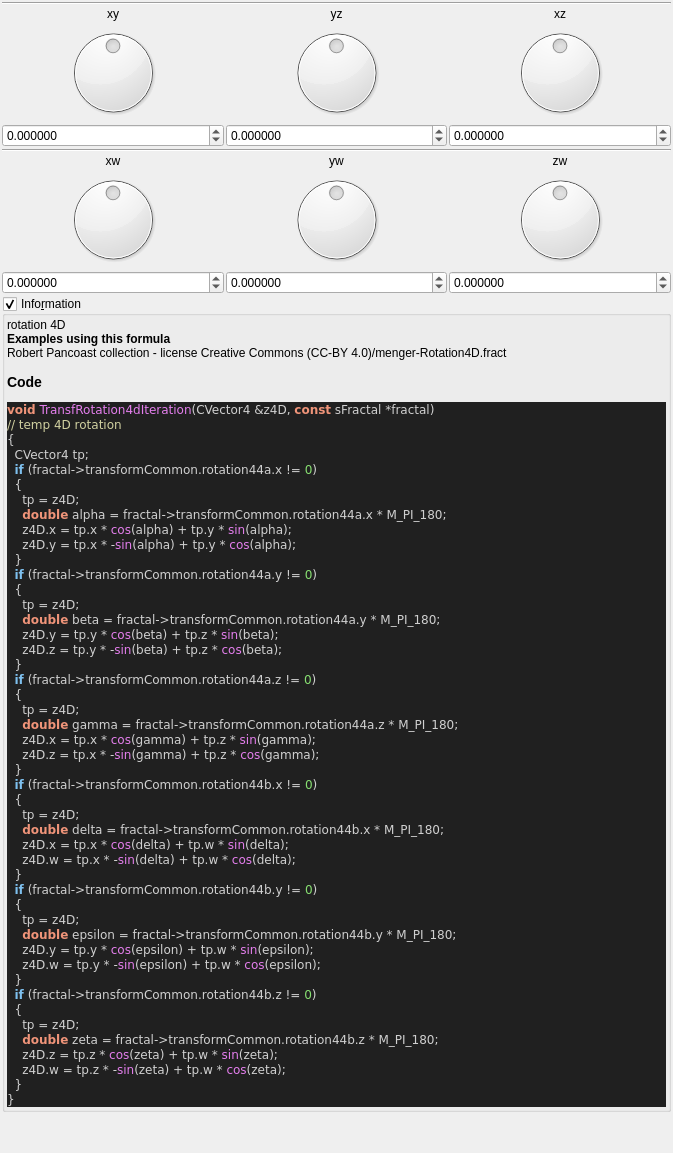
 <widget class="QWidget" name="Form">
  <property name="geometry">
   <rect>
    <x>0</x>
    <y>0</y>
    <width>673</width>
    <height>1153</height>
   </rect>
  </property>
  <property name="windowTitle">
   <string notr="true">transf_rotation4d</string>
  </property>
  <layout class="QVBoxLayout" name="verticalLayout">
   <property name="spacing">
    <number>2</number>
   </property>
   <property name="leftMargin">
    <number>2</number>
   </property>
   <property name="topMargin">
    <number>2</number>
   </property>
   <property name="rightMargin">
    <number>2</number>
   </property>
   <property name="bottomMargin">
    <number>2</number>
   </property>
   <item>
    <layout class="QGridLayout" name="gridLayout_11">
     <property name="spacing">
      <number>2</number>
     </property>
     <item row="2" column="2">
      <widget class="QLabel" name="label_37">
       <property name="text">
        <string notr="true">xz</string>
       </property>
       <property name="alignment">
        <set>Qt::AlignCenter</set>
       </property>
      </widget>
     </item>
     <item row="2" column="1">
      <widget class="QLabel" name="label_38">
       <property name="text">
        <string notr="true">yz</string>
       </property>
       <property name="alignment">
        <set>Qt::AlignCenter</set>
       </property>
      </widget>
     </item>
     <item row="4" column="0">
      <widget class="MyDoubleSpinBox" name="spinboxd3_transf_rotation44a_x">
       <property name="sizePolicy">
        <sizepolicy hsizetype="Minimum" vsizetype="Maximum">
         <horstretch>0</horstretch>
         <verstretch>0</verstretch>
        </sizepolicy>
       </property>
       <property name="prefix">
        <string/>
       </property>
       <property name="suffix">
        <string/>
       </property>
       <property name="decimals">
        <number>6</number>
       </property>
       <property name="minimum">
        <double>-180.000000000000000</double>
       </property>
       <property name="maximum">
        <double>180.000000000000000</double>
       </property>
       <property name="singleStep">
        <double>1.000000000000000</double>
       </property>
      </widget>
     </item>
     <item row="3" column="0">
      <widget class="QDial" name="dial3_transf_rotation44a_x">
       <property name="minimum">
        <number>-18000</number>
       </property>
       <property name="maximum">
        <number>18000</number>
       </property>
       <property name="wrapping">
        <bool>true</bool>
       </property>
      </widget>
     </item>
     <item row="4" column="2">
      <widget class="MyDoubleSpinBox" name="spinboxd3_transf_rotation44a_z">
       <property name="sizePolicy">
        <sizepolicy hsizetype="Minimum" vsizetype="Maximum">
         <horstretch>0</horstretch>
         <verstretch>0</verstretch>
        </sizepolicy>
       </property>
       <property name="prefix">
        <string/>
       </property>
       <property name="suffix">
        <string/>
       </property>
       <property name="decimals">
        <number>6</number>
       </property>
       <property name="minimum">
        <double>-180.000000000000000</double>
       </property>
       <property name="maximum">
        <double>180.000000000000000</double>
       </property>
       <property name="singleStep">
        <double>1.000000000000000</double>
       </property>
      </widget>
     </item>
     <item row="4" column="1">
      <widget class="MyDoubleSpinBox" name="spinboxd3_transf_rotation44a_y">
       <property name="sizePolicy">
        <sizepolicy hsizetype="Minimum" vsizetype="Maximum">
         <horstretch>0</horstretch>
         <verstretch>0</verstretch>
        </sizepolicy>
       </property>
       <property name="prefix">
        <string/>
       </property>
       <property name="suffix">
        <string/>
       </property>
       <property name="decimals">
        <number>6</number>
       </property>
       <property name="minimum">
        <double>-180.000000000000000</double>
       </property>
       <property name="maximum">
        <double>180.000000000000000</double>
       </property>
       <property name="singleStep">
        <double>1.000000000000000</double>
       </property>
      </widget>
     </item>
     <item row="0" column="0" colspan="3">
      <widget class="Line" name="line_2">
       <property name="orientation">
        <enum>Qt::Horizontal</enum>
       </property>
      </widget>
     </item>
     <item row="2" column="0">
      <widget class="QLabel" name="label_40">
       <property name="text">
        <string notr="true">xy</string>
       </property>
       <property name="alignment">
        <set>Qt::AlignCenter</set>
       </property>
      </widget>
     </item>
     <item row="3" column="1">
      <widget class="QDial" name="dial3_transf_rotation44a_y">
       <property name="minimum">
        <number>-18000</number>
       </property>
       <property name="maximum">
        <number>18000</number>
       </property>
       <property name="wrapping">
        <bool>true</bool>
       </property>
      </widget>
     </item>
     <item row="3" column="2">
      <widget class="QDial" name="dial3_transf_rotation44a_z">
       <property name="minimum">
        <number>-18000</number>
       </property>
       <property name="maximum">
        <number>18000</number>
       </property>
       <property name="wrapping">
        <bool>true</bool>
       </property>
      </widget>
     </item>
    </layout>
   </item>
   <item>
    <layout class="QGridLayout" name="gridLayout_14">
     <property name="spacing">
      <number>2</number>
     </property>
     <item row="2" column="2">
      <widget class="QLabel" name="label_48">
       <property name="text">
        <string notr="true">zw</string>
       </property>
       <property name="alignment">
        <set>Qt::AlignCenter</set>
       </property>
      </widget>
     </item>
     <item row="2" column="1">
      <widget class="QLabel" name="label_49">
       <property name="text">
        <string notr="true">yw</string>
       </property>
       <property name="alignment">
        <set>Qt::AlignCenter</set>
       </property>
      </widget>
     </item>
     <item row="2" column="0">
      <widget class="QLabel" name="label_50">
       <property name="text">
        <string notr="true">xw</string>
       </property>
       <property name="alignment">
        <set>Qt::AlignCenter</set>
       </property>
      </widget>
     </item>
     <item row="3" column="1">
      <widget class="QDial" name="dial3_transf_rotation44b_y">
       <property name="minimum">
        <number>-18000</number>
       </property>
       <property name="maximum">
        <number>18000</number>
       </property>
       <property name="wrapping">
        <bool>true</bool>
       </property>
      </widget>
     </item>
     <item row="3" column="2">
      <widget class="QDial" name="dial3_transf_rotation44b_z">
       <property name="minimum">
        <number>-18000</number>
       </property>
       <property name="maximum">
        <number>18000</number>
       </property>
       <property name="wrapping">
        <bool>true</bool>
       </property>
      </widget>
     </item>
     <item row="4" column="0">
      <widget class="MyDoubleSpinBox" name="spinboxd3_transf_rotation44b_x">
       <property name="sizePolicy">
        <sizepolicy hsizetype="Minimum" vsizetype="Maximum">
         <horstretch>0</horstretch>
         <verstretch>0</verstretch>
        </sizepolicy>
       </property>
       <property name="prefix">
        <string/>
       </property>
       <property name="suffix">
        <string/>
       </property>
       <property name="decimals">
        <number>6</number>
       </property>
       <property name="minimum">
        <double>-180.000000000000000</double>
       </property>
       <property name="maximum">
        <double>180.000000000000000</double>
       </property>
       <property name="singleStep">
        <double>1.000000000000000</double>
       </property>
      </widget>
     </item>
     <item row="3" column="0">
      <widget class="QDial" name="dial3_transf_rotation44b_x">
       <property name="minimum">
        <number>-18000</number>
       </property>
       <property name="maximum">
        <number>18000</number>
       </property>
       <property name="wrapping">
        <bool>true</bool>
       </property>
      </widget>
     </item>
     <item row="4" column="2">
      <widget class="MyDoubleSpinBox" name="spinboxd3_transf_rotation44b_z">
       <property name="sizePolicy">
        <sizepolicy hsizetype="Minimum" vsizetype="Maximum">
         <horstretch>0</horstretch>
         <verstretch>0</verstretch>
        </sizepolicy>
       </property>
       <property name="prefix">
        <string/>
       </property>
       <property name="suffix">
        <string/>
       </property>
       <property name="decimals">
        <number>6</number>
       </property>
       <property name="minimum">
        <double>-180.000000000000000</double>
       </property>
       <property name="maximum">
        <double>180.000000000000000</double>
       </property>
       <property name="singleStep">
        <double>1.000000000000000</double>
       </property>
      </widget>
     </item>
     <item row="4" column="1">
      <widget class="MyDoubleSpinBox" name="spinboxd3_transf_rotation44b_y">
       <property name="sizePolicy">
        <sizepolicy hsizetype="Minimum" vsizetype="Maximum">
         <horstretch>0</horstretch>
         <verstretch>0</verstretch>
        </sizepolicy>
       </property>
       <property name="prefix">
        <string/>
       </property>
       <property name="suffix">
        <string/>
       </property>
       <property name="decimals">
        <number>6</number>
       </property>
       <property name="minimum">
        <double>-180.000000000000000</double>
       </property>
       <property name="maximum">
        <double>180.000000000000000</double>
       </property>
       <property name="singleStep">
        <double>1.000000000000000</double>
       </property>
      </widget>
     </item>
     <item row="0" column="0" colspan="3">
      <widget class="Line" name="line_5">
       <property name="orientation">
        <enum>Qt::Horizontal</enum>
       </property>
      </widget>
     </item>
    </layout>
   </item>
   <item>
    <widget class="MyGroupBox" name="groupCheck_info">
     <property name="title">
      <string>Info&amp;rmation</string>
     </property>
     <property name="flat">
      <bool>false</bool>
     </property>
     <property name="checkable">
      <bool>true</bool>
     </property>
     <layout class="QVBoxLayout" name="verticalLayout_2">
      <property name="spacing">
       <number>2</number>
      </property>
      <property name="leftMargin">
       <number>2</number>
      </property>
      <property name="topMargin">
       <number>2</number>
      </property>
      <property name="rightMargin">
       <number>2</number>
      </property>
      <property name="bottomMargin">
       <number>2</number>
      </property>
      <item>
       <widget class="QLabel" name="label_code_content">
        <property name="text">
         <string notr="true">&lt;p&gt;rotation 4D&lt;/p&gt;&lt;table&gt;
&lt;/table&gt;
&lt;br&gt;&lt;b&gt;Examples using this formula&lt;/b&gt;&lt;br&gt;Robert Pancoast collection - license Creative Commons (CC-BY 4.0)/menger-Rotation4D.fract&lt;h3&gt;Code&lt;/h3&gt;
&lt;body style=&quot;background-color:#202020&quot;&gt;
&lt;pre style=&quot;color:#d0d0d0; background-color:#202020;  font-family:'Courier New',monospace;&quot;&gt;&lt;span style=&quot;color:#f09479; font-weight:bold&quot;&gt;void&lt;/span&gt; &lt;span style=&quot;color:#e47eed&quot;&gt;TransfRotation4dIteration&lt;/span&gt;&lt;span style=&quot;color:#d0d0d0&quot;&gt;(&lt;/span&gt;CVector4 &lt;span style=&quot;color:#d0d0d0&quot;&gt;&amp;amp;&lt;/span&gt;z4D&lt;span style=&quot;color:#d0d0d0&quot;&gt;,&lt;/span&gt; &lt;span style=&quot;color:#f09479; font-weight:bold&quot;&gt;const&lt;/span&gt; sFractal &lt;span style=&quot;color:#d0d0d0&quot;&gt;*&lt;/span&gt;fractal&lt;span style=&quot;color:#d0d0d0&quot;&gt;)&lt;/span&gt;
&lt;span style=&quot;color:#d0d0a0&quot;&gt;// temp 4D rotation&lt;/span&gt;
&lt;span style=&quot;color:#d0d0d0&quot;&gt;{&lt;/span&gt;
  CVector4 tp&lt;span style=&quot;color:#d0d0d0&quot;&gt;;&lt;/span&gt;
  &lt;span style=&quot;color:#7ec0ee; font-weight:bold&quot;&gt;if&lt;/span&gt; &lt;span style=&quot;color:#d0d0d0&quot;&gt;(&lt;/span&gt;fractal&lt;span style=&quot;color:#d0d0d0&quot;&gt;-&amp;gt;&lt;/span&gt;transformCommon&lt;span style=&quot;color:#d0d0d0&quot;&gt;.&lt;/span&gt;rotation44a&lt;span style=&quot;color:#d0d0d0&quot;&gt;.&lt;/span&gt;x &lt;span style=&quot;color:#d0d0d0&quot;&gt;!=&lt;/span&gt; &lt;span style=&quot;color:#87df71&quot;&gt;0&lt;/span&gt;&lt;span style=&quot;color:#d0d0d0&quot;&gt;)&lt;/span&gt;
  &lt;span style=&quot;color:#d0d0d0&quot;&gt;{&lt;/span&gt;
    tp &lt;span style=&quot;color:#d0d0d0&quot;&gt;=&lt;/span&gt; z4D&lt;span style=&quot;color:#d0d0d0&quot;&gt;;&lt;/span&gt;
    &lt;span style=&quot;color:#f09479; font-weight:bold&quot;&gt;double&lt;/span&gt; alpha &lt;span style=&quot;color:#d0d0d0&quot;&gt;=&lt;/span&gt; fractal&lt;span style=&quot;color:#d0d0d0&quot;&gt;-&amp;gt;&lt;/span&gt;transformCommon&lt;span style=&quot;color:#d0d0d0&quot;&gt;.&lt;/span&gt;rotation44a&lt;span style=&quot;color:#d0d0d0&quot;&gt;.&lt;/span&gt;x &lt;span style=&quot;color:#d0d0d0&quot;&gt;*&lt;/span&gt; M_PI_180&lt;span style=&quot;color:#d0d0d0&quot;&gt;;&lt;/span&gt;
    z4D&lt;span style=&quot;color:#d0d0d0&quot;&gt;.&lt;/span&gt;x &lt;span style=&quot;color:#d0d0d0&quot;&gt;=&lt;/span&gt; tp&lt;span style=&quot;color:#d0d0d0&quot;&gt;.&lt;/span&gt;x &lt;span style=&quot;color:#d0d0d0&quot;&gt;*&lt;/span&gt; &lt;span style=&quot;color:#e47eed&quot;&gt;cos&lt;/span&gt;&lt;span style=&quot;color:#d0d0d0&quot;&gt;(&lt;/span&gt;alpha&lt;span style=&quot;color:#d0d0d0&quot;&gt;) +&lt;/span&gt; tp&lt;span style=&quot;color:#d0d0d0&quot;&gt;.&lt;/span&gt;y &lt;span style=&quot;color:#d0d0d0&quot;&gt;*&lt;/span&gt; &lt;span style=&quot;color:#e47eed&quot;&gt;sin&lt;/span&gt;&lt;span style=&quot;color:#d0d0d0&quot;&gt;(&lt;/span&gt;alpha&lt;span style=&quot;color:#d0d0d0&quot;&gt;);&lt;/span&gt;
    z4D&lt;span style=&quot;color:#d0d0d0&quot;&gt;.&lt;/span&gt;y &lt;span style=&quot;color:#d0d0d0&quot;&gt;=&lt;/span&gt; tp&lt;span style=&quot;color:#d0d0d0&quot;&gt;.&lt;/span&gt;x &lt;span style=&quot;color:#d0d0d0&quot;&gt;* -&lt;/span&gt;&lt;span style=&quot;color:#e47eed&quot;&gt;sin&lt;/span&gt;&lt;span style=&quot;color:#d0d0d0&quot;&gt;(&lt;/span&gt;alpha&lt;span style=&quot;color:#d0d0d0&quot;&gt;) +&lt;/span&gt; tp&lt;span style=&quot;color:#d0d0d0&quot;&gt;.&lt;/span&gt;y &lt;span style=&quot;color:#d0d0d0&quot;&gt;*&lt;/span&gt; &lt;span style=&quot;color:#e47eed&quot;&gt;cos&lt;/span&gt;&lt;span style=&quot;color:#d0d0d0&quot;&gt;(&lt;/span&gt;alpha&lt;span style=&quot;color:#d0d0d0&quot;&gt;);&lt;/span&gt;
  &lt;span style=&quot;color:#d0d0d0&quot;&gt;}&lt;/span&gt;
  &lt;span style=&quot;color:#7ec0ee; font-weight:bold&quot;&gt;if&lt;/span&gt; &lt;span style=&quot;color:#d0d0d0&quot;&gt;(&lt;/span&gt;fractal&lt;span style=&quot;color:#d0d0d0&quot;&gt;-&amp;gt;&lt;/span&gt;transformCommon&lt;span style=&quot;color:#d0d0d0&quot;&gt;.&lt;/span&gt;rotation44a&lt;span style=&quot;color:#d0d0d0&quot;&gt;.&lt;/span&gt;y &lt;span style=&quot;color:#d0d0d0&quot;&gt;!=&lt;/span&gt; &lt;span style=&quot;color:#87df71&quot;&gt;0&lt;/span&gt;&lt;span style=&quot;color:#d0d0d0&quot;&gt;)&lt;/span&gt;
  &lt;span style=&quot;color:#d0d0d0&quot;&gt;{&lt;/span&gt;
    tp &lt;span style=&quot;color:#d0d0d0&quot;&gt;=&lt;/span&gt; z4D&lt;span style=&quot;color:#d0d0d0&quot;&gt;;&lt;/span&gt;
    &lt;span style=&quot;color:#f09479; font-weight:bold&quot;&gt;double&lt;/span&gt; beta &lt;span style=&quot;color:#d0d0d0&quot;&gt;=&lt;/span&gt; fractal&lt;span style=&quot;color:#d0d0d0&quot;&gt;-&amp;gt;&lt;/span&gt;transformCommon&lt;span style=&quot;color:#d0d0d0&quot;&gt;.&lt;/span&gt;rotation44a&lt;span style=&quot;color:#d0d0d0&quot;&gt;.&lt;/span&gt;y &lt;span style=&quot;color:#d0d0d0&quot;&gt;*&lt;/span&gt; M_PI_180&lt;span style=&quot;color:#d0d0d0&quot;&gt;;&lt;/span&gt;
    z4D&lt;span style=&quot;color:#d0d0d0&quot;&gt;.&lt;/span&gt;y &lt;span style=&quot;color:#d0d0d0&quot;&gt;=&lt;/span&gt; tp&lt;span style=&quot;color:#d0d0d0&quot;&gt;.&lt;/span&gt;y &lt;span style=&quot;color:#d0d0d0&quot;&gt;*&lt;/span&gt; &lt;span style=&quot;color:#e47eed&quot;&gt;cos&lt;/span&gt;&lt;span style=&quot;color:#d0d0d0&quot;&gt;(&lt;/span&gt;beta&lt;span style=&quot;color:#d0d0d0&quot;&gt;) +&lt;/span&gt; tp&lt;span style=&quot;color:#d0d0d0&quot;&gt;.&lt;/span&gt;z &lt;span style=&quot;color:#d0d0d0&quot;&gt;*&lt;/span&gt; &lt;span style=&quot;color:#e47eed&quot;&gt;sin&lt;/span&gt;&lt;span style=&quot;color:#d0d0d0&quot;&gt;(&lt;/span&gt;beta&lt;span style=&quot;color:#d0d0d0&quot;&gt;);&lt;/span&gt;
    z4D&lt;span style=&quot;color:#d0d0d0&quot;&gt;.&lt;/span&gt;z &lt;span style=&quot;color:#d0d0d0&quot;&gt;=&lt;/span&gt; tp&lt;span style=&quot;color:#d0d0d0&quot;&gt;.&lt;/span&gt;y &lt;span style=&quot;color:#d0d0d0&quot;&gt;* -&lt;/span&gt;&lt;span style=&quot;color:#e47eed&quot;&gt;sin&lt;/span&gt;&lt;span style=&quot;color:#d0d0d0&quot;&gt;(&lt;/span&gt;beta&lt;span style=&quot;color:#d0d0d0&quot;&gt;) +&lt;/span&gt; tp&lt;span style=&quot;color:#d0d0d0&quot;&gt;.&lt;/span&gt;z &lt;span style=&quot;color:#d0d0d0&quot;&gt;*&lt;/span&gt; &lt;span style=&quot;color:#e47eed&quot;&gt;cos&lt;/span&gt;&lt;span style=&quot;color:#d0d0d0&quot;&gt;(&lt;/span&gt;beta&lt;span style=&quot;color:#d0d0d0&quot;&gt;);&lt;/span&gt;
  &lt;span style=&quot;color:#d0d0d0&quot;&gt;}&lt;/span&gt;
  &lt;span style=&quot;color:#7ec0ee; font-weight:bold&quot;&gt;if&lt;/span&gt; &lt;span style=&quot;color:#d0d0d0&quot;&gt;(&lt;/span&gt;fractal&lt;span style=&quot;color:#d0d0d0&quot;&gt;-&amp;gt;&lt;/span&gt;transformCommon&lt;span style=&quot;color:#d0d0d0&quot;&gt;.&lt;/span&gt;rotation44a&lt;span style=&quot;color:#d0d0d0&quot;&gt;.&lt;/span&gt;z &lt;span style=&quot;color:#d0d0d0&quot;&gt;!=&lt;/span&gt; &lt;span style=&quot;color:#87df71&quot;&gt;0&lt;/span&gt;&lt;span style=&quot;color:#d0d0d0&quot;&gt;)&lt;/span&gt;
  &lt;span style=&quot;color:#d0d0d0&quot;&gt;{&lt;/span&gt;
    tp &lt;span style=&quot;color:#d0d0d0&quot;&gt;=&lt;/span&gt; z4D&lt;span style=&quot;color:#d0d0d0&quot;&gt;;&lt;/span&gt;
    &lt;span style=&quot;color:#f09479; font-weight:bold&quot;&gt;double&lt;/span&gt; gamma &lt;span style=&quot;color:#d0d0d0&quot;&gt;=&lt;/span&gt; fractal&lt;span style=&quot;color:#d0d0d0&quot;&gt;-&amp;gt;&lt;/span&gt;transformCommon&lt;span style=&quot;color:#d0d0d0&quot;&gt;.&lt;/span&gt;rotation44a&lt;span style=&quot;color:#d0d0d0&quot;&gt;.&lt;/span&gt;z &lt;span style=&quot;color:#d0d0d0&quot;&gt;*&lt;/span&gt; M_PI_180&lt;span style=&quot;color:#d0d0d0&quot;&gt;;&lt;/span&gt;
    z4D&lt;span style=&quot;color:#d0d0d0&quot;&gt;.&lt;/span&gt;x &lt;span style=&quot;color:#d0d0d0&quot;&gt;=&lt;/span&gt; tp&lt;span style=&quot;color:#d0d0d0&quot;&gt;.&lt;/span&gt;x &lt;span style=&quot;color:#d0d0d0&quot;&gt;*&lt;/span&gt; &lt;span style=&quot;color:#e47eed&quot;&gt;cos&lt;/span&gt;&lt;span style=&quot;color:#d0d0d0&quot;&gt;(&lt;/span&gt;gamma&lt;span style=&quot;color:#d0d0d0&quot;&gt;) +&lt;/span&gt; tp&lt;span style=&quot;color:#d0d0d0&quot;&gt;.&lt;/span&gt;z &lt;span style=&quot;color:#d0d0d0&quot;&gt;*&lt;/span&gt; &lt;span style=&quot;color:#e47eed&quot;&gt;sin&lt;/span&gt;&lt;span style=&quot;color:#d0d0d0&quot;&gt;(&lt;/span&gt;gamma&lt;span style=&quot;color:#d0d0d0&quot;&gt;);&lt;/span&gt;
    z4D&lt;span style=&quot;color:#d0d0d0&quot;&gt;.&lt;/span&gt;z &lt;span style=&quot;color:#d0d0d0&quot;&gt;=&lt;/span&gt; tp&lt;span style=&quot;color:#d0d0d0&quot;&gt;.&lt;/span&gt;x &lt;span style=&quot;color:#d0d0d0&quot;&gt;* -&lt;/span&gt;&lt;span style=&quot;color:#e47eed&quot;&gt;sin&lt;/span&gt;&lt;span style=&quot;color:#d0d0d0&quot;&gt;(&lt;/span&gt;gamma&lt;span style=&quot;color:#d0d0d0&quot;&gt;) +&lt;/span&gt; tp&lt;span style=&quot;color:#d0d0d0&quot;&gt;.&lt;/span&gt;z &lt;span style=&quot;color:#d0d0d0&quot;&gt;*&lt;/span&gt; &lt;span style=&quot;color:#e47eed&quot;&gt;cos&lt;/span&gt;&lt;span style=&quot;color:#d0d0d0&quot;&gt;(&lt;/span&gt;gamma&lt;span style=&quot;color:#d0d0d0&quot;&gt;);&lt;/span&gt;
  &lt;span style=&quot;color:#d0d0d0&quot;&gt;}&lt;/span&gt;
  &lt;span style=&quot;color:#7ec0ee; font-weight:bold&quot;&gt;if&lt;/span&gt; &lt;span style=&quot;color:#d0d0d0&quot;&gt;(&lt;/span&gt;fractal&lt;span style=&quot;color:#d0d0d0&quot;&gt;-&amp;gt;&lt;/span&gt;transformCommon&lt;span style=&quot;color:#d0d0d0&quot;&gt;.&lt;/span&gt;rotation44b&lt;span style=&quot;color:#d0d0d0&quot;&gt;.&lt;/span&gt;x &lt;span style=&quot;color:#d0d0d0&quot;&gt;!=&lt;/span&gt; &lt;span style=&quot;color:#87df71&quot;&gt;0&lt;/span&gt;&lt;span style=&quot;color:#d0d0d0&quot;&gt;)&lt;/span&gt;
  &lt;span style=&quot;color:#d0d0d0&quot;&gt;{&lt;/span&gt;
    tp &lt;span style=&quot;color:#d0d0d0&quot;&gt;=&lt;/span&gt; z4D&lt;span style=&quot;color:#d0d0d0&quot;&gt;;&lt;/span&gt;
    &lt;span style=&quot;color:#f09479; font-weight:bold&quot;&gt;double&lt;/span&gt; delta &lt;span style=&quot;color:#d0d0d0&quot;&gt;=&lt;/span&gt; fractal&lt;span style=&quot;color:#d0d0d0&quot;&gt;-&amp;gt;&lt;/span&gt;transformCommon&lt;span style=&quot;color:#d0d0d0&quot;&gt;.&lt;/span&gt;rotation44b&lt;span style=&quot;color:#d0d0d0&quot;&gt;.&lt;/span&gt;x &lt;span style=&quot;color:#d0d0d0&quot;&gt;*&lt;/span&gt; M_PI_180&lt;span style=&quot;color:#d0d0d0&quot;&gt;;&lt;/span&gt;
    z4D&lt;span style=&quot;color:#d0d0d0&quot;&gt;.&lt;/span&gt;x &lt;span style=&quot;color:#d0d0d0&quot;&gt;=&lt;/span&gt; tp&lt;span style=&quot;color:#d0d0d0&quot;&gt;.&lt;/span&gt;x &lt;span style=&quot;color:#d0d0d0&quot;&gt;*&lt;/span&gt; &lt;span style=&quot;color:#e47eed&quot;&gt;cos&lt;/span&gt;&lt;span style=&quot;color:#d0d0d0&quot;&gt;(&lt;/span&gt;delta&lt;span style=&quot;color:#d0d0d0&quot;&gt;) +&lt;/span&gt; tp&lt;span style=&quot;color:#d0d0d0&quot;&gt;.&lt;/span&gt;w &lt;span style=&quot;color:#d0d0d0&quot;&gt;*&lt;/span&gt; &lt;span style=&quot;color:#e47eed&quot;&gt;sin&lt;/span&gt;&lt;span style=&quot;color:#d0d0d0&quot;&gt;(&lt;/span&gt;delta&lt;span style=&quot;color:#d0d0d0&quot;&gt;);&lt;/span&gt;
    z4D&lt;span style=&quot;color:#d0d0d0&quot;&gt;.&lt;/span&gt;w &lt;span style=&quot;color:#d0d0d0&quot;&gt;=&lt;/span&gt; tp&lt;span style=&quot;color:#d0d0d0&quot;&gt;.&lt;/span&gt;x &lt;span style=&quot;color:#d0d0d0&quot;&gt;* -&lt;/span&gt;&lt;span style=&quot;color:#e47eed&quot;&gt;sin&lt;/span&gt;&lt;span style=&quot;color:#d0d0d0&quot;&gt;(&lt;/span&gt;delta&lt;span style=&quot;color:#d0d0d0&quot;&gt;) +&lt;/span&gt; tp&lt;span style=&quot;color:#d0d0d0&quot;&gt;.&lt;/span&gt;w &lt;span style=&quot;color:#d0d0d0&quot;&gt;*&lt;/span&gt; &lt;span style=&quot;color:#e47eed&quot;&gt;cos&lt;/span&gt;&lt;span style=&quot;color:#d0d0d0&quot;&gt;(&lt;/span&gt;delta&lt;span style=&quot;color:#d0d0d0&quot;&gt;);&lt;/span&gt;
  &lt;span style=&quot;color:#d0d0d0&quot;&gt;}&lt;/span&gt;
  &lt;span style=&quot;color:#7ec0ee; font-weight:bold&quot;&gt;if&lt;/span&gt; &lt;span style=&quot;color:#d0d0d0&quot;&gt;(&lt;/span&gt;fractal&lt;span style=&quot;color:#d0d0d0&quot;&gt;-&amp;gt;&lt;/span&gt;transformCommon&lt;span style=&quot;color:#d0d0d0&quot;&gt;.&lt;/span&gt;rotation44b&lt;span style=&quot;color:#d0d0d0&quot;&gt;.&lt;/span&gt;y &lt;span style=&quot;color:#d0d0d0&quot;&gt;!=&lt;/span&gt; &lt;span style=&quot;color:#87df71&quot;&gt;0&lt;/span&gt;&lt;span style=&quot;color:#d0d0d0&quot;&gt;)&lt;/span&gt;
  &lt;span style=&quot;color:#d0d0d0&quot;&gt;{&lt;/span&gt;
    tp &lt;span style=&quot;color:#d0d0d0&quot;&gt;=&lt;/span&gt; z4D&lt;span style=&quot;color:#d0d0d0&quot;&gt;;&lt;/span&gt;
    &lt;span style=&quot;color:#f09479; font-weight:bold&quot;&gt;double&lt;/span&gt; epsilon &lt;span style=&quot;color:#d0d0d0&quot;&gt;=&lt;/span&gt; fractal&lt;span style=&quot;color:#d0d0d0&quot;&gt;-&amp;gt;&lt;/span&gt;transformCommon&lt;span style=&quot;color:#d0d0d0&quot;&gt;.&lt;/span&gt;rotation44b&lt;span style=&quot;color:#d0d0d0&quot;&gt;.&lt;/span&gt;y &lt;span style=&quot;color:#d0d0d0&quot;&gt;*&lt;/span&gt; M_PI_180&lt;span style=&quot;color:#d0d0d0&quot;&gt;;&lt;/span&gt;
    z4D&lt;span style=&quot;color:#d0d0d0&quot;&gt;.&lt;/span&gt;y &lt;span style=&quot;color:#d0d0d0&quot;&gt;=&lt;/span&gt; tp&lt;span style=&quot;color:#d0d0d0&quot;&gt;.&lt;/span&gt;y &lt;span style=&quot;color:#d0d0d0&quot;&gt;*&lt;/span&gt; &lt;span style=&quot;color:#e47eed&quot;&gt;cos&lt;/span&gt;&lt;span style=&quot;color:#d0d0d0&quot;&gt;(&lt;/span&gt;epsilon&lt;span style=&quot;color:#d0d0d0&quot;&gt;) +&lt;/span&gt; tp&lt;span style=&quot;color:#d0d0d0&quot;&gt;.&lt;/span&gt;w &lt;span style=&quot;color:#d0d0d0&quot;&gt;*&lt;/span&gt; &lt;span style=&quot;color:#e47eed&quot;&gt;sin&lt;/span&gt;&lt;span style=&quot;color:#d0d0d0&quot;&gt;(&lt;/span&gt;epsilon&lt;span style=&quot;color:#d0d0d0&quot;&gt;);&lt;/span&gt;
    z4D&lt;span style=&quot;color:#d0d0d0&quot;&gt;.&lt;/span&gt;w &lt;span style=&quot;color:#d0d0d0&quot;&gt;=&lt;/span&gt; tp&lt;span style=&quot;color:#d0d0d0&quot;&gt;.&lt;/span&gt;y &lt;span style=&quot;color:#d0d0d0&quot;&gt;* -&lt;/span&gt;&lt;span style=&quot;color:#e47eed&quot;&gt;sin&lt;/span&gt;&lt;span style=&quot;color:#d0d0d0&quot;&gt;(&lt;/span&gt;epsilon&lt;span style=&quot;color:#d0d0d0&quot;&gt;) +&lt;/span&gt; tp&lt;span style=&quot;color:#d0d0d0&quot;&gt;.&lt;/span&gt;w &lt;span style=&quot;color:#d0d0d0&quot;&gt;*&lt;/span&gt; &lt;span style=&quot;color:#e47eed&quot;&gt;cos&lt;/span&gt;&lt;span style=&quot;color:#d0d0d0&quot;&gt;(&lt;/span&gt;epsilon&lt;span style=&quot;color:#d0d0d0&quot;&gt;);&lt;/span&gt;
  &lt;span style=&quot;color:#d0d0d0&quot;&gt;}&lt;/span&gt;
  &lt;span style=&quot;color:#7ec0ee; font-weight:bold&quot;&gt;if&lt;/span&gt; &lt;span style=&quot;color:#d0d0d0&quot;&gt;(&lt;/span&gt;fractal&lt;span style=&quot;color:#d0d0d0&quot;&gt;-&amp;gt;&lt;/span&gt;transformCommon&lt;span style=&quot;color:#d0d0d0&quot;&gt;.&lt;/span&gt;rotation44b&lt;span style=&quot;color:#d0d0d0&quot;&gt;.&lt;/span&gt;z &lt;span style=&quot;color:#d0d0d0&quot;&gt;!=&lt;/span&gt; &lt;span style=&quot;color:#87df71&quot;&gt;0&lt;/span&gt;&lt;span style=&quot;color:#d0d0d0&quot;&gt;)&lt;/span&gt;
  &lt;span style=&quot;color:#d0d0d0&quot;&gt;{&lt;/span&gt;
    tp &lt;span style=&quot;color:#d0d0d0&quot;&gt;=&lt;/span&gt; z4D&lt;span style=&quot;color:#d0d0d0&quot;&gt;;&lt;/span&gt;
    &lt;span style=&quot;color:#f09479; font-weight:bold&quot;&gt;double&lt;/span&gt; zeta &lt;span style=&quot;color:#d0d0d0&quot;&gt;=&lt;/span&gt; fractal&lt;span style=&quot;color:#d0d0d0&quot;&gt;-&amp;gt;&lt;/span&gt;transformCommon&lt;span style=&quot;color:#d0d0d0&quot;&gt;.&lt;/span&gt;rotation44b&lt;span style=&quot;color:#d0d0d0&quot;&gt;.&lt;/span&gt;z &lt;span style=&quot;color:#d0d0d0&quot;&gt;*&lt;/span&gt; M_PI_180&lt;span style=&quot;color:#d0d0d0&quot;&gt;;&lt;/span&gt;
    z4D&lt;span style=&quot;color:#d0d0d0&quot;&gt;.&lt;/span&gt;z &lt;span style=&quot;color:#d0d0d0&quot;&gt;=&lt;/span&gt; tp&lt;span style=&quot;color:#d0d0d0&quot;&gt;.&lt;/span&gt;z &lt;span style=&quot;color:#d0d0d0&quot;&gt;*&lt;/span&gt; &lt;span style=&quot;color:#e47eed&quot;&gt;cos&lt;/span&gt;&lt;span style=&quot;color:#d0d0d0&quot;&gt;(&lt;/span&gt;zeta&lt;span style=&quot;color:#d0d0d0&quot;&gt;) +&lt;/span&gt; tp&lt;span style=&quot;color:#d0d0d0&quot;&gt;.&lt;/span&gt;w &lt;span style=&quot;color:#d0d0d0&quot;&gt;*&lt;/span&gt; &lt;span style=&quot;color:#e47eed&quot;&gt;sin&lt;/span&gt;&lt;span style=&quot;color:#d0d0d0&quot;&gt;(&lt;/span&gt;zeta&lt;span style=&quot;color:#d0d0d0&quot;&gt;);&lt;/span&gt;
    z4D&lt;span style=&quot;color:#d0d0d0&quot;&gt;.&lt;/span&gt;w &lt;span style=&quot;color:#d0d0d0&quot;&gt;=&lt;/span&gt; tp&lt;span style=&quot;color:#d0d0d0&quot;&gt;.&lt;/span&gt;z &lt;span style=&quot;color:#d0d0d0&quot;&gt;* -&lt;/span&gt;&lt;span style=&quot;color:#e47eed&quot;&gt;sin&lt;/span&gt;&lt;span style=&quot;color:#d0d0d0&quot;&gt;(&lt;/span&gt;zeta&lt;span style=&quot;color:#d0d0d0&quot;&gt;) +&lt;/span&gt; tp&lt;span style=&quot;color:#d0d0d0&quot;&gt;.&lt;/span&gt;w &lt;span style=&quot;color:#d0d0d0&quot;&gt;*&lt;/span&gt; &lt;span style=&quot;color:#e47eed&quot;&gt;cos&lt;/span&gt;&lt;span style=&quot;color:#d0d0d0&quot;&gt;(&lt;/span&gt;zeta&lt;span style=&quot;color:#d0d0d0&quot;&gt;);&lt;/span&gt;
  &lt;span style=&quot;color:#d0d0d0&quot;&gt;}&lt;/span&gt;
&lt;span style=&quot;color:#d0d0d0&quot;&gt;}&lt;/span&gt;
&lt;/pre&gt;
&lt;/body&gt;</string>
        </property>
        <property name="wordWrap">
         <bool>true</bool>
        </property>
        <property name="openExternalLinks">
         <bool>true</bool>
        </property>
        <property name="textInteractionFlags">
         <set>Qt::LinksAccessibleByMouse|Qt::TextSelectableByMouse</set>
        </property>
       </widget>
      </item>
     </layout>
    </widget>
   </item>
   <item>
    <spacer name="verticalSpacer">
     <property name="orientation">
      <enum>Qt::Vertical</enum>
     </property>
     <property name="sizeHint" stdset="0">
      <size>
       <width>20</width>
       <height>40</height>
      </size>
     </property>
    </spacer>
   </item>
  </layout>
 </widget>
